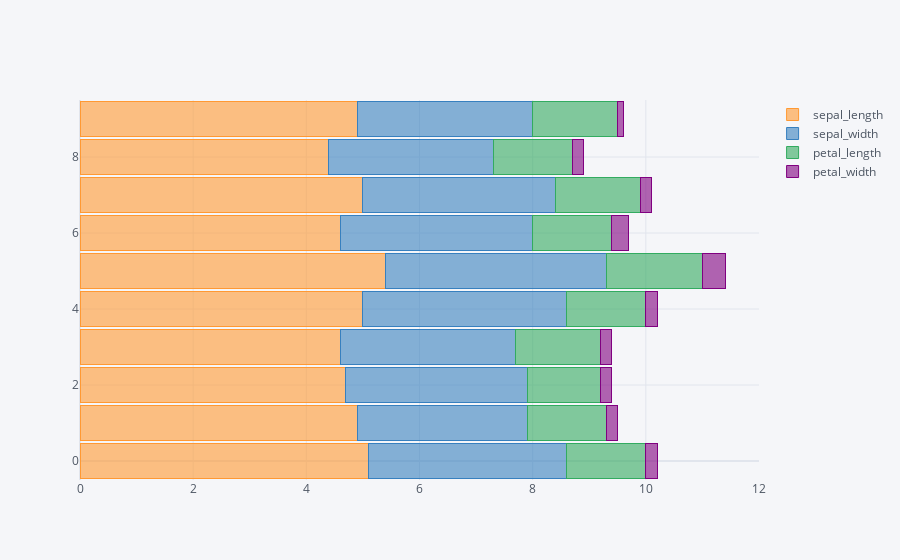

Here is the notebook cell this chart was saved with:
### Code cell
df.head(10).iplot(kind='barh', barmode='stack', bargap=0.1)

### Figure 1 — Plotly figure (JSON) as saved in the notebook; plotly's stock layout.template omitted (floating-point values rounded to 4 significant figures)
{"data": [{"marker": {"color": "rgba(255, 153, 51, 0.6)", "line": {"color": "rgba(255, 153, 51, 1.0)", "width": 1}}, "name": "sepal_length", "orientation": "h", "text": "", "type": "bar", "x": [5.1, 4.9, 4.7, 4.6, 5, 5.4, 4.6, 5, 4.4, 4.9], "y": [0, 1, 2, 3, 4, 5, 6, 7, 8, 9]}, {"marker": {"color": "rgba(55, 128, 191, 0.6)", "line": {"color": "rgba(55, 128, 191, 1.0)", "width": 1}}, "name": "sepal_width", "orientation": "h", "text": "", "type": "bar", "x": [3.5, 3, 3.2, 3.1, 3.6, 3.9, 3.4, 3.4, 2.9, 3.1], "y": [0, 1, 2, 3, 4, 5, 6, 7, 8, 9]}, {"marker": {"color": "rgba(50, 171, 96, 0.6)", "line": {"color": "rgba(50, 171, 96, 1.0)", "width": 1}}, "name": "petal_length", "orientation": "h", "text": "", "type": "bar", "x": [1.4, 1.4, 1.3, 1.5, 1.4, 1.7, 1.4, 1.5, 1.4, 1.5], "y": [0, 1, 2, 3, 4, 5, 6, 7, 8, 9]}, {"marker": {"color": "rgba(128, 0, 128, 0.6)", "line": {"color": "rgba(128, 0, 128, 1.0)", "width": 1}}, "name": "petal_width", "orientation": "h", "text": "", "type": "bar", "x": [0.2, 0.2, 0.2, 0.2, 0.2, 0.4, 0.3, 0.2, 0.2, 0.1], "y": [0, 1, 2, 3, 4, 5, 6, 7, 8, 9]}], "layout": {"bargap": 0.1, "barmode": "stack", "legend": {"bgcolor": "#F5F6F9", "font": {"color": "#4D5663"}, "traceorder": "normal"}, "paper_bgcolor": "#F5F6F9", "plot_bgcolor": "#F5F6F9", "title": {"font": {"color": "#4D5663"}}, "xaxis": {"gridcolor": "#E1E5ED", "showgrid": true, "tickfont": {"color": "#4D5663"}, "title": {"font": {"color": "#4D5663"}, "text": ""}, "zerolinecolor": "#E1E5ED"}, "yaxis": {"gridcolor": "#E1E5ED", "showgrid": true, "tickfont": {"color": "#4D5663"}, "title": {"font": {"color": "#4D5663"}, "text": ""}, "zerolinecolor": "#E1E5ED"}}}
